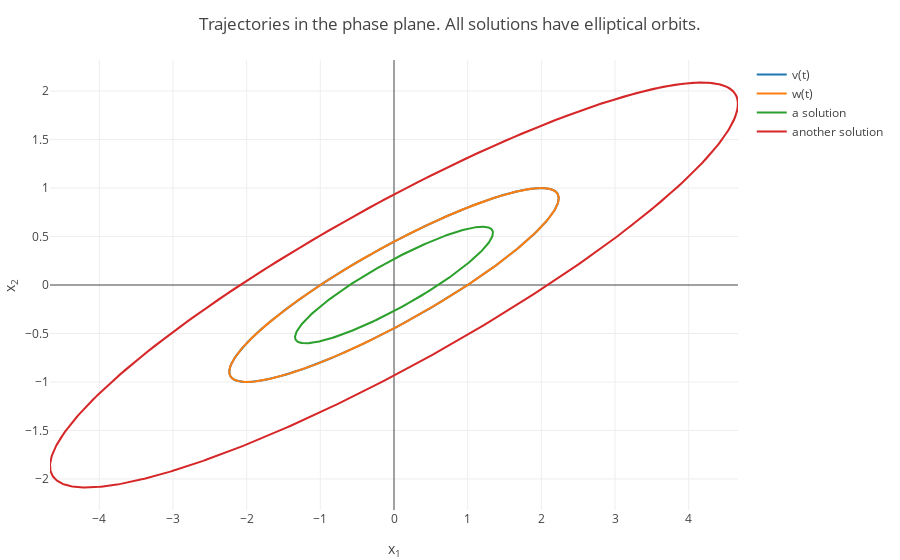

Notebook code for this chart:
### Markdown cell above
Observe that for any choice of $c_1$ and $c_2$ both components of the solution are periodic functions of $t$. Therefore the trajectory of any solution is an ellipse in the phase plane. Below is a phase plane portrait. The equilibrium is called a __stable center__.

### Code cell
using PlotlyJS

tt = 0:0.01:10;
v1 = 2.*cos(tt) - sin(tt);
v2 = cos(tt);
w1 = 2.*sin(tt) + cos(tt);
w2 = sin(tt);;

tracesODE1 = GenericTrace[];
trace = scatter(x=v1, y=v2, name = "v(t)");
push!(tracesODE1, trace);
trace = scatter(x=w1, y=w2, name = "w(t)");
push!(tracesODE1, trace);

c1=1/3;
c2=-1/2;
x13 =c1*v1+c2*w1; 
x23 =c1*v2+c2*w2; 
trace = scatter(x=x13, y=x23, name = "a solution");
push!(tracesODE1, trace);

c1=0.6;
c2=2;
x13 =c1*v1+c2*w1; 
x23 =c1*v2+c2*w2; 
trace = scatter(x=x13, y=x23, name = "another solution");
push!(tracesODE1, trace);

plot(tracesODE1, Layout(title="Trajectories in the phase plane. All solutions have elliptical orbits.", xaxis=attr(title="x<sub>1</sub>"),yaxis=attr(title="x<sub>2</sub>")))

### Figure 1 — Plotly figure (JSON) as saved in the notebook; plotly's stock layout.template omitted (floating-point values rounded to 4 significant figures; data arrays with more than 128 entries replaced by an {"elided": "..."} marker saying what was removed)
{"data": [{"y": {"elided": "1001 float values"}, "name": "v(t)", "type": "scatter", "x": {"elided": "1001 float values"}}, {"y": {"elided": "1001 float values"}, "name": "w(t)", "type": "scatter", "x": {"elided": "1001 float values"}}, {"y": {"elided": "1001 float values"}, "name": "a solution", "type": "scatter", "x": {"elided": "1001 float values"}}, {"y": {"elided": "1001 float values"}, "name": "another solution", "type": "scatter", "x": {"elided": "1001 float values"}}], "layout": {"yaxis": {"title": "x<sub>2</sub>"}, "xaxis": {"title": "x<sub>1</sub>"}, "title": "Trajectories in the phase plane. All solutions have elliptical orbits.", "margin": {"r": 50, "l": 50, "b": 50, "t": 60}}}
